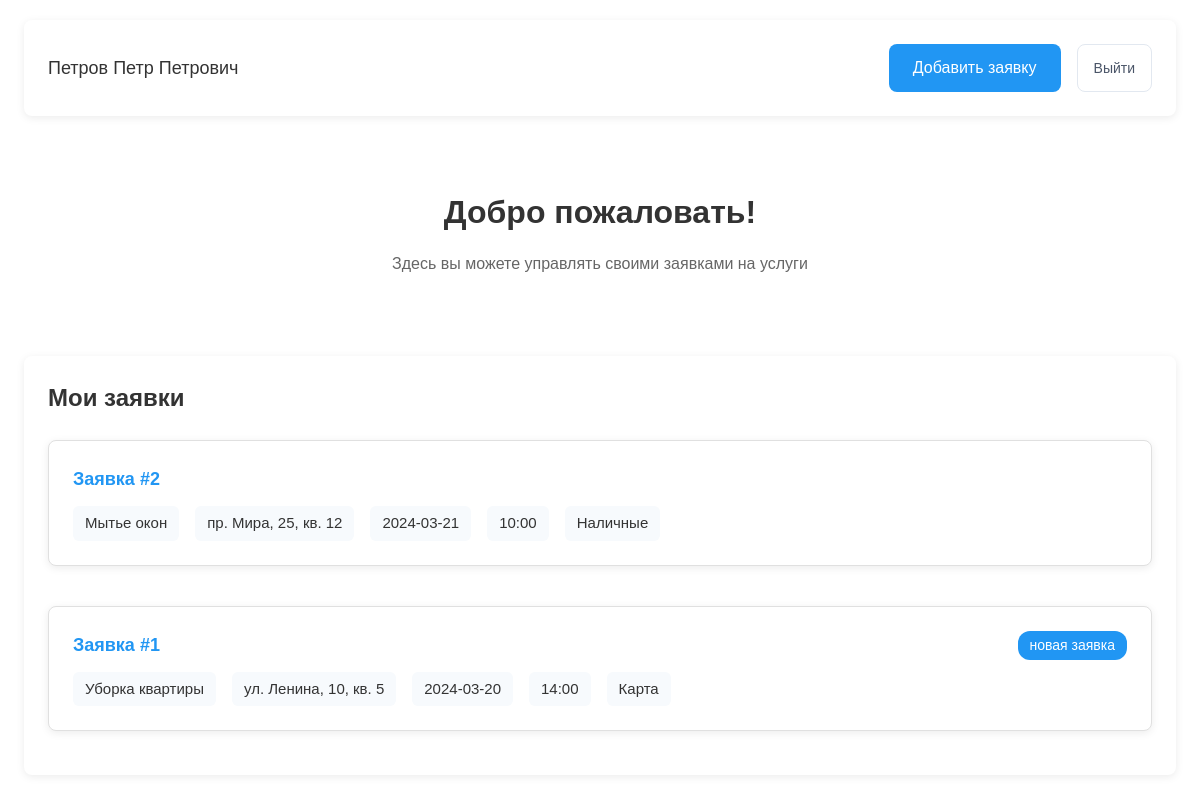
The app's page /frontend/pages/home.php (signed in) with its own data.
### tables this page shows
CREATE TABLE users (
        id INTEGER PRIMARY KEY,
        first_name TEXT NOT NULL,
        last_name TEXT NOT NULL,
        middle_name TEXT,
        phone TEXT UNIQUE NOT NULL,
        email TEXT UNIQUE NOT NULL,
        login TEXT UNIQUE NOT NULL,
        password TEXT NOT NULL,
        role TEXT NOT NULL DEFAULT 'user'
    );

CREATE TABLE requests (
        id INTEGER PRIMARY KEY,
        user_id INTEGER NOT NULL,
        address TEXT NOT NULL,
        contact_info TEXT NOT NULL,
        service_type TEXT NOT NULL,
        preferred_date TEXT NOT NULL,
        preferred_time TEXT NOT NULL,
        payment_type TEXT NOT NULL,
        status TEXT NOT NULL DEFAULT 'новая заявка',
        reject_reason TEXT,
        FOREIGN KEY (user_id) REFERENCES users(id) ON DELETE CASCADE
    );

### frontend/pages/home.php (the view, shortened to what this page needs)
<?php
try {
    $db = new PDO('sqlite:../../backend/database.db');
    $db->setAttribute(PDO::ATTR_ERRMODE, PDO::ERRMODE_EXCEPTION);
    $stmt = $db->prepare("SELECT first_name, last_name, middle_name, phone, email, role FROM users WHERE id = :id");
    $stmt->execute(['id' => $_SESSION['user_id']]);
    $user = $stmt->fetch(PDO::FETCH_ASSOC);
    $stmt = $db->prepare("SELECT * FROM requests WHERE user_id = :user_id ORDER BY preferred_date DESC, preferred_time DESC");
    $stmt->execute(['user_id' => $_SESSION['user_id']]);
    $requests = $stmt->fetchAll(PDO::FETCH_ASSOC);
} catch (PDOException $e) {
    $error = "Ошибка базы данных: " . $e->getMessage();
}
?>
<!DOCTYPE html>
<html lang="ru">
<head>
    <link rel="stylesheet" href="../styles.css">
</head>
<body class="home-page">
    <div class="home-container">
        <div class="home-header">
            <div class="user-info">
                <div class="user-name">
                    <?php echo htmlspecialchars($user['last_name'] . ' ' . $user['first_name'] . ' ' . $user['middle_name']); ?>
                </div>
            </div>
            <div class="header-actions">
                <a href="add_request.php" class="btn btn-primary">
                    Добавить заявку
                </a>
                <a href="../scripts/logout.php" class="back-link">
                    Выйти
                </a>
            </div>
        </div>
        <div class="content">
            <div class="welcome-section">
                <h1>Добро пожаловать!</h1>
                <p class="text-muted">Здесь вы можете управлять своими заявками на услуги</p>
            </div>
            <?php if (isset($error)): ?>
                <div class="error-message">
                    <?php echo $error; ?>
                </div>
            <?php else: ?>
                <div class="requests-section">
                    <div class="section-header">
                        <h2>Мои заявки</h2>
                    </div>
                    <?php if (empty($requests)): ?>
                        <div class="empty-state">
                            <p>У вас пока нет заявок</p>
                        </div>
                    <?php else: ?>
                        <div class="requests-list">
                            <?php foreach ($requests as $request): ?>
                                <div class="request-card">
                                    <div class="request-header">
                                        <h3>Заявка #<?php echo htmlspecialchars($request['id']); ?></h3>
                                        <span class="status status-<?php echo strtolower($request['status']); ?>">
                                            <?php echo htmlspecialchars($request['status']); ?>
                                        </span>
                                    </div>
                                    <div class="request-body">
                                        <div class="request-info">
                                            <div class="info-item">
                                                <span><?php echo htmlspecialchars($request['service_type']); ?></span>
                                            </div>
                                            <div class="info-item">
                                                <span><?php echo htmlspecialchars($request['address']); ?></span>
                                            </div>
                                            <div class="info-item">
                                                <span><?php echo htmlspecialchars($request['preferred_date']); ?></span>
                                            </div>
                                            <div class="info-item">
                                                <span><?php echo htmlspecialchars($request['preferred_time']); ?></span>
                                            </div>
                                            <div class="info-item">
                                                <span><?php echo htmlspecialchars($request['payment_type']); ?></span>
                                            </div>
                                        </div>
                                    </div>
                                </div>
                            <?php endforeach; ?>
                        </div>
                    <?php endif; ?>
                </div>
            <?php endif; ?>
        </div>
    </div>
</body>
</html>

### frontend/styles.css (style rules this page uses)
:root { --color-primary: #2196F3; --color-danger: #f44336; --color-info: #03A9F4; --color-success: #4CAF50; --color-text: #333; --color-text-light: #666; --color-border: #e0e0e0; --color-white: #fff; --space: 1rem; --space-sm: 0.5rem; --space-lg: 2rem; --radius: 4px; --radius-lg: 8px; --shadow: 0 2px 8px rgba(0, 0, 0, 0.08); --shadow-hover: 0 4px 12px rgba(0, 0, 0, 0.12); }
* { box-sizing: border-box; margin: 0; padding: 0; }
body { font-family: Arial, sans-serif; margin: 0; padding: 0; line-height: 1.5; min-height: 100vh; display: flex; align-items: center; justify-content: center; }
body.home-page { align-items: start; margin-block: 20px; }
h1, h2, h3 { margin: 0; color: var(--color-text); }
h1 { font-size: 24px; margin-bottom: 20px; text-align: center; }
h2 { font-size: 20px; }
h3 { font-size: 18px; }
.btn-primary { background: var(--color-primary); color: var(--color-white); }
.status { padding: 4px 12px; border-radius: 12px; font-size: 14px; font-weight: 500; color: white; }
.status-новая { background-color: var(--color-primary); }
.home-container { max-width: 1400px; padding: 0 24px; width: 100%; }
.home-header { background: var(--color-white); padding: 24px; border-radius: var(--radius-lg); margin-bottom: 32px; display: flex; justify-content: space-between; align-items: center; box-shadow: var(--shadow); }
.user-info { display: flex; align-items: center; gap: 16px; }
.user-name { font-size: 18px; font-weight: 500; color: var(--color-text); }
.header-actions { display: flex; gap: 16px; }
.header-actions .btn { padding: 12px 24px; display: inline-flex; align-items: center; gap: 8px; font-size: 16px; font-weight: 500; border-radius: 8px; transition: all 0.3s ease; text-decoration: none; }
.welcome-section { text-align: center; padding: 40px 0; margin-bottom: 40px; }
.welcome-section h1 { font-size: 32px; color: var(--color-text); margin-bottom: 16px; }
.text-muted { color: var(--color-text-light); font-size: 16px; }
.requests-section { background: var(--color-white); border-radius: var(--radius-lg); box-shadow: var(--shadow); padding: 24px; }
.section-header { display: flex; justify-content: space-between; align-items: center; margin-bottom: 24px; }
.section-header h2 { font-size: 24px; color: var(--color-text); margin: 0; }
.requests-list { display: flex; flex-direction: column; gap: 20px; }
.request-card { background: var(--color-white); border-radius: var(--radius-lg); box-shadow: var(--shadow); padding: 24px; margin-bottom: 20px; transition: box-shadow 0.2s, transform 0.2s; border: 1px solid var(--color-border); }
.request-header { display: flex; justify-content: space-between; align-items: center; margin-bottom: 12px; }
.request-header h3 { font-size: 18px; font-weight: 600; color: var(--color-primary); margin: 0; }
.request-body { display: flex; flex-direction: column; gap: 8px; }
.request-info { display: flex; flex-wrap: wrap; gap: 16px; }
.info-item { background: #f7fafd; border-radius: 6px; padding: 6px 12px; font-size: 15px; color: var(--color-text); }
.back-link { display: flex; align-items: center; gap: 6px; color: #4a5568; text-decoration: none; font-size: 14px; font-weight: 500; padding: 10px 16px; border: 1px solid #e2e8f0; border-radius: 8px; transition: all 0.2s; }
a { color: #2563eb; text-decoration: none; }

### records on screen
users: last_name+first_name+middle_name "Петров Петр Петрович"
requests: id "2", service_type "Мытье окон", address "пр. Мира, 25, кв. 12", preferred_date "2024-03-21", preferred_time "10:00", payment_type "Наличные"
requests: id "1", status "новая заявка", service_type "Уборка квартиры", address "ул. Ленина, 10, кв. 5", preferred_date "2024-03-20", preferred_time "14:00", payment_type "Карта"
